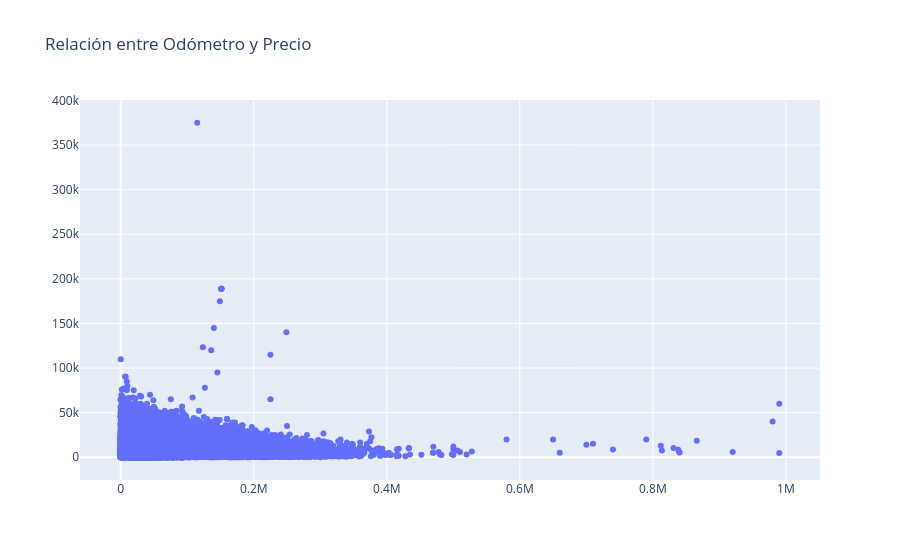

Here is the notebook cell this chart was saved with:
### Code cell
import pandas as pd
import plotly.graph_objects as go

# Leer los datos del archivo CSV
car_data = pd.read_csv('../vehicles_us.csv')

# Crear un scatter plot utilizando plotly.graph_objects
# Se crea una figura vacía y luego se añade un rastro de scatter
fig = go.Figure(data=[go.Scatter(x=car_data['odometer'], y=car_data['price'], mode='markers')])

# Opcional: Puedes añadir un título al gráfico si lo deseas
fig.update_layout(title_text='Relación entre Odómetro y Precio')

# Mostrar el gráfico Plotly
fig.show()

### Figure 1 — Plotly figure (JSON) as saved in the notebook; plotly's stock layout.template omitted (floating-point values rounded to 4 significant figures; data arrays with more than 128 entries replaced by an {"elided": "..."} marker saying what was removed)
{"data": [{"mode": "markers", "type": "scatter", "x": {"elided": "51525 float values"}, "y": {"elided": "51525 int values"}}], "layout": {"title": {"text": "Relación entre Odómetro y Precio"}}}
